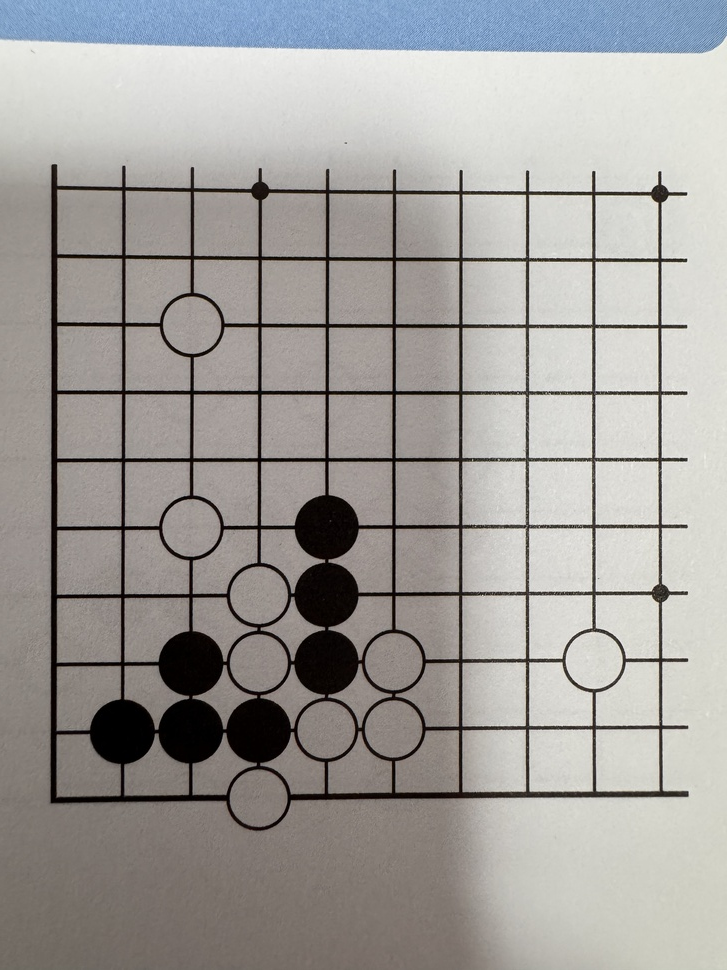
#> input picture backend/test_images/IMG_4754.JPG, 727 x 970 px, shrunk from 3024 x 4032 before the run
$ python -i board_recognition.py   (imports and definitions only)
#> lines starting #> are read from the running program, lines starting #| are printed output that depends on the picture; after the words box and inside, x2 and y2 are one past the last pixel; in counts of white or black regions, pixels touching at a corner belong together
import cv2
import numpy as np
from typing import List, Tuple, Optional, Dict
from ..models.go_board import StoneColor
import logging

logger = logging.getLogger(__name__)

class BoardRecognitionService:
    def __init__(self):
        self.board_size = 19
        self.cell_size = 30  # Target size of each cell in pixels
        self.board_margin = 40  # Margin around the board
        self.stone_size = None  # Will be calibrated from black stones
        self.min_grid_lines = 4  # Minimum number of grid lines to detect a valid board section
        self.min_stones = 2  # Minimum number of stones needed for calibration

        # Star point positions on 19x19 board
        self.star_points = [
            (3, 3), (3, 9), (3, 15),
            (9, 3), (9, 9), (9, 15),
            (15, 3), (15, 9), (15, 15)
        ]

    def detect_board(self, image_path: str) -> Tuple[Optional[List[List[StoneColor]]], Optional[str]]:
        """
        Detect Go board and stones from an image
        Returns: (board_state, corner_type)
        board_state: 19x19 grid of stone positions
        corner_type: which part of the board is visible ('top_left', 'top_right', 'bottom_left', 'bottom_right', 'middle')
        """
#> called with image_path = '../../test_images/IMG_4754.JPG'
        try:
            # Read image
            img = cv2.imread(image_path)
#> img is the input picture: shape (970, 727, 3); mean B, G, R 155.4, 158.3, 160.9
            if img is None:
                logger.error(f"Failed to read image from {image_path}")
                return None, None

            # Preprocess image
            processed = self._preprocess_image(img)

            # Find grid lines and estimate board section
            grid_info = self._detect_grid_section(processed)
            if grid_info is None:
                logger.error("Failed to detect grid section")
                return None, None

            board_region, grid_lines, estimated_position, corner_type = grid_info

            # Extract and transform board region
            warped = self._get_board_transform(processed[board_region[1]:board_region[3],
                                                       board_region[0]:board_region[2]],
                                             img[board_region[1]:board_region[3],
                                                 board_region[0]:board_region[2]])
            if warped is None:
                logger.error("Failed to transform board region")
                return None, None

            # Calibrate stone size using black stones
            self._calibrate_stone_size(warped)
            if self.stone_size is None:
                logger.warning("Failed to calibrate stone size")
                self.stone_size = int(min(warped.shape) / (self.board_size * 2))  # Fallback

            # Create grid cells for the visible section
            cells = self._create_grid_cells(warped)

            # Initialize empty board
            board = [[StoneColor.EMPTY for _ in range(self.board_size)]
                    for _ in range(self.board_size)]

            # Map detected region to full board coordinates
            start_x, start_y = estimated_position
            visible_width = min(len(cells[0]), self.board_size - start_x)
            visible_height = min(len(cells), self.board_size - start_y)

            # Analyze visible cells and map to correct board positions
            for y in range(visible_height):
                for x in range(visible_width):
                    board_x = start_x + x
                    board_y = start_y + y
                    if 0 <= board_x < self.board_size and 0 <= board_y < self.board_size:
                        stone_color = self._analyze_cell(cells[y][x], board_x, board_y)
                        board[board_y][board_x] = stone_color

            return board, corner_type

        except Exception as e:
            logger.error(f"Error in board detection: {str(e)}")
            return None, None

    def _preprocess_image(self, img: np.ndarray) -> np.ndarray:
        """Preprocess image for better board detection"""
        # Convert to grayscale
        gray = cv2.cvtColor(img, cv2.COLOR_BGR2GRAY)
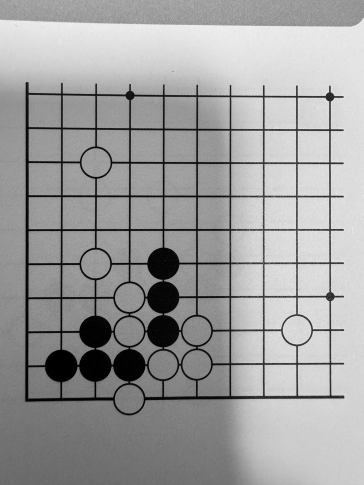
#> gray: shape (970, 727) (shown at 1/2 size); min 0, max 248, mean 158.7

        # Apply Gaussian blur to reduce noise
        blurred = cv2.GaussianBlur(gray, (5, 5), 0)

        # Use adaptive thresholding for better edge detection
        adaptive_thresh = cv2.adaptiveThreshold(
            blurred, 255,
            cv2.ADAPTIVE_THRESH_GAUSSIAN_C,
            cv2.THRESH_BINARY_INV,
            11, 2
        )
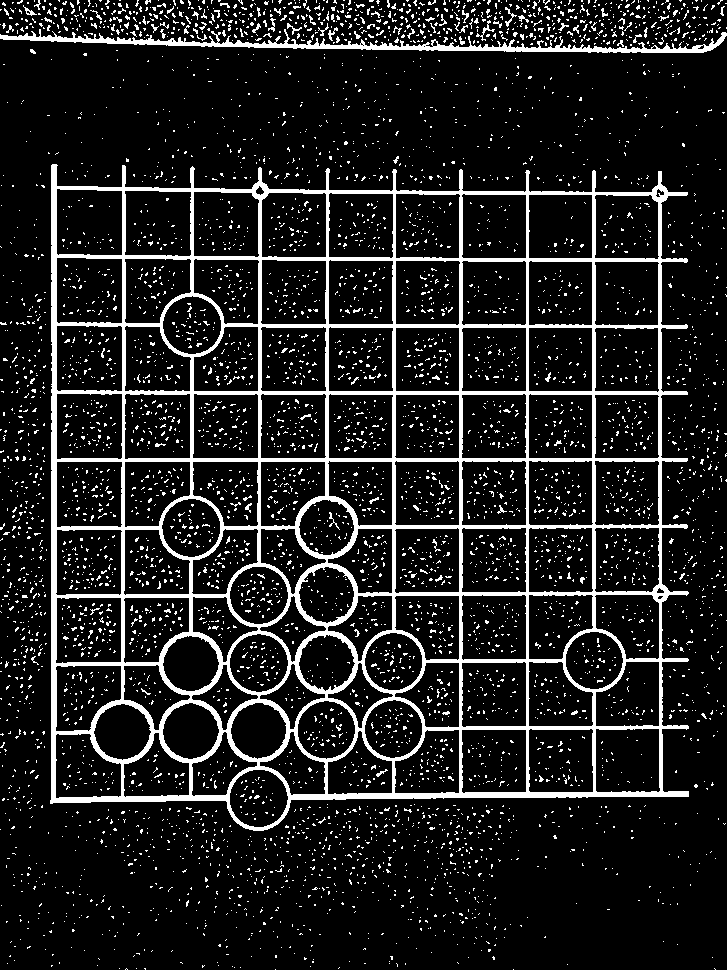
#> adaptive_thresh: shape (970, 727); 12% white; 5875 white regions (5793 under 20 px), largest, box (x1, y1, x2, y2) and area: (50, 164, 689, 831) 54760, (0, 29, 727, 53) 4073, (476, 20, 495, 41) 76

        # Use morphological operations to close gaps in lines
        kernel = np.ones((3, 3), np.uint8)
        processed = cv2.morphologyEx(adaptive_thresh, cv2.MORPH_CLOSE, kernel)
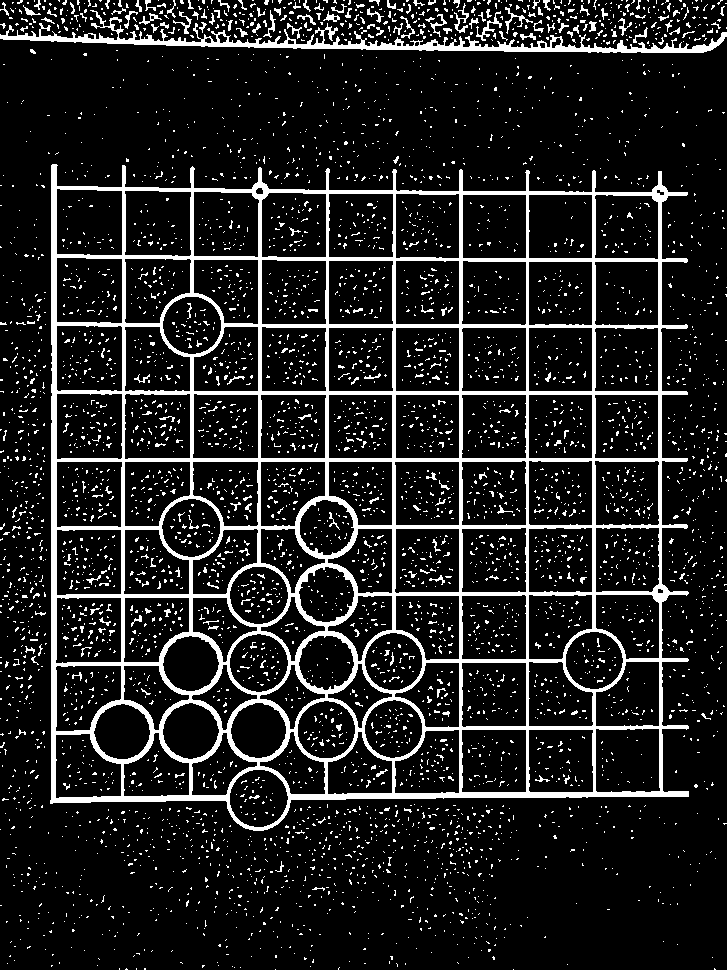
#> processed: shape (970, 727); 12.4% white; 5145 white regions (4953 under 20 px), largest, box (x1, y1, x2, y2) and area: (50, 164, 689, 831) 55288, (0, 10, 727, 53) 5317, (476, 11, 502, 41) 173

        return processed

    def _get_board_transform(self, processed: np.ndarray, original: np.ndarray) -> Optional[np.ndarray]:
        """Find board corners and apply perspective transform"""
        # Find contours
        contours, _ = cv2.findContours(
            processed, cv2.RETR_EXTERNAL, cv2.CHAIN_APPROX_SIMPLE
        )

        if not contours:
            return None

        # Find the largest contour (should be the board)
        board_contour = max(contours, key=cv2.contourArea)

        # Get approximate polygon
        epsilon = 0.02 * cv2.arcLength(board_contour, True)
        approx = cv2.approxPolyDP(board_contour, epsilon, True)

        # If we don't get exactly 4 corners, try to find the best 4
        if len(approx) != 4:
            rect = cv2.minAreaRect(board_contour)
            approx = cv2.boxPoints(rect)

        # Order points
        ordered_points = self._order_points(approx)

        # Calculate target size
        target_size = self.cell_size * (self.board_size - 1) + self.board_margin * 2

        # Define target points
        target_points = np.array([
            [0, 0],
            [target_size - 1, 0],
            [target_size - 1, target_size - 1],
            [0, target_size - 1]
        ], dtype=np.float32)

        # Get transform matrix
        transform = cv2.getPerspectiveTransform(ordered_points, target_points)

        # Apply transform
        warped = cv2.warpPerspective(original, transform, (target_size, target_size))

        return warped

    def _create_grid_cells(self, warped: np.ndarray) -> List[List[np.ndarray]]:
        """Create grid of cells from warped image"""
        cells = []
        height, width = warped.shape[:2]

        # Calculate cell dimensions
        cell_width = (width - 2 * self.board_margin) / (self.board_size - 1)
        cell_height = (height - 2 * self.board_margin) / (self.board_size - 1)

        # Create slightly larger cells to ensure stone detection
        cell_margin = min(cell_width, cell_height) * 0.4

        for y in range(self.board_size):
            row = []
            for x in range(self.board_size):
                # Calculate cell coordinates
                center_x = int(self.board_margin + x * cell_width)
                center_y = int(self.board_margin + y * cell_height)

                # Extract cell with margin
                x1 = max(0, int(center_x - cell_margin))
                y1 = max(0, int(center_y - cell_margin))
                x2 = min(width, int(center_x + cell_margin))
                y2 = min(height, int(center_y + cell_margin))

                cell = warped[y1:y2, x1:x2]
                row.append(cell)
            cells.append(row)

        return cells

    def _calibrate_stone_size(self, warped: np.ndarray) -> None:
        """
        Calibrate stone size by analyzing black stones in the image.
        Uses contour detection to find circular objects and estimates stone size.
        """
        try:
            if warped is None:
                return None

            # Convert to grayscale if needed
            if len(warped.shape) == 3:
                gray = cv2.cvtColor(warped, cv2.COLOR_BGR2GRAY)
            else:
                gray = warped

            # Apply adaptive thresholding to handle varying lighting
            binary = cv2.adaptiveThreshold(
                gray,
                255,
                cv2.ADAPTIVE_THRESH_GAUSSIAN_C,
                cv2.THRESH_BINARY_INV,
                11,
                2
            )

            # Find contours
            contours, _ = cv2.findContours(binary, cv2.RETR_EXTERNAL, cv2.CHAIN_APPROX_SIMPLE)

            if not contours:
                return None

            # Filter contours by circularity and area
            stone_sizes = []
            min_circularity = 0.7
            cell_area = ((warped.shape[0] - 2 * self.board_margin) / (self.board_size - 1)) ** 2
            min_area = cell_area * 0.1  # Minimum stone area
            max_area = cell_area * 0.8  # Maximum stone area

            for contour in contours:
                area = cv2.contourArea(contour)
                if area < min_area or area > max_area:
                    continue

                # Calculate circularity
                perimeter = cv2.arcLength(contour, True)
                if perimeter == 0:
                    continue
                circularity = 4 * np.pi * area / (perimeter * perimeter)

                if circularity > min_circularity:
                    # Get the minimum enclosing circle
                    (_, _), radius = cv2.minEnclosingCircle(contour)
                    stone_sizes.append(radius * 2)  # Diameter

            if stone_sizes:
                # Use median of detected sizes to be robust against outliers
                self.stone_size = int(np.median(stone_sizes))
                # Validate the size is reasonable
                cell_size = (warped.shape[0] - 2 * self.board_margin) / (self.board_size - 1)
                if self.stone_size > cell_size * 0.9:  # Stone too large
                    self.stone_size = int(cell_size * 0.8)
                elif self.stone_size < cell_size * 0.3:  # Stone too small
                    self.stone_size = int(cell_size * 0.6)
            else:
                # Fallback to estimation based on cell size
                cell_size = (warped.shape[0] - 2 * self.board_margin) / (self.board_size - 1)
                self.stone_size = int(cell_size * 0.6)

            logger.info(f"Calibrated stone size: {self.stone_size}")

        except Exception as e:
            logger.error(f"Error in stone size calibration: {str(e)}")
            # Fallback to default size
            self.stone_size = int(min(warped.shape) / (self.board_size * 2))

    # [131 lines left out: function _analyze_cell, not called in this run]

    def _order_points(self, pts: np.ndarray) -> np.ndarray:
        """Order points in [top-left, top-right, bottom-right, bottom-left] order"""
        rect = np.zeros((4, 2), dtype=np.float32)

        # Convert points to 2D array if needed
        if len(pts.shape) == 3:
            pts = pts.reshape(pts.shape[0], 2)

        # Get points sum and diff
        s = pts.sum(axis=1)
        d = np.diff(pts, axis=1)

        # Order points
        rect[0] = pts[np.argmin(s)]  # Top-left
        rect[2] = pts[np.argmax(s)]  # Bottom-right
        rect[1] = pts[np.argmin(d)]  # Top-right
        rect[3] = pts[np.argmax(d)]  # Bottom-left

        return rect

    def _detect_grid_section(self, processed: np.ndarray) -> Optional[Tuple[Tuple[int, int, int, int], List[np.ndarray], Tuple[int, int], str]]:
        """
        Detect grid lines and estimate which section of the board is visible
        Returns: (board_region, grid_lines, (start_x, start_y), corner_type)
        corner_type can be: 'top_left', 'top_right', 'bottom_left', 'bottom_right', 'middle'
        """
        # Use probabilistic Hough transform for line detection
        edges = cv2.Canny(processed, 50, 150, apertureSize=3)
#> edges: shape (970, 727); 9.4% white in thin lines or dots
        lines = cv2.HoughLinesP(
            edges, 1, np.pi/180,
            threshold=80,
            minLineLength=30,
            maxLineGap=5
        )
#> lines = 185 rows, first 6: [121, 394, 390, 394], [525, 429, 525, 171], [50, 457, 694, 457], [462, 730, 462, 478], [56, 735, 56, 463], [143, 390, 685, 390]
#> (the rest of the program and of its run is left out)
